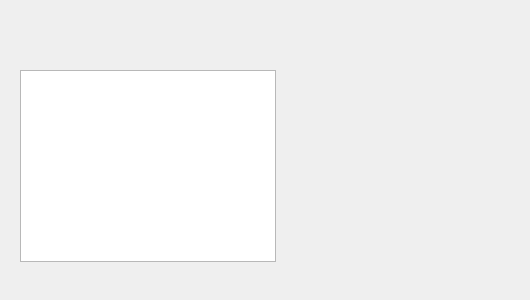
<?xml version="1.0" encoding="UTF-8"?>
<ui version="4.0">
 <class>StatusDialog</class>
 <widget class="QDialog" name="StatusDialog">
  <property name="geometry">
   <rect>
    <x>0</x>
    <y>0</y>
    <width>530</width>
    <height>300</height>
   </rect>
  </property>
  <property name="windowTitle">
   <string>Dialog</string>
  </property>
  <widget class="QTableWidget" name="tableWidget">
   <property name="geometry">
    <rect>
     <x>20</x>
     <y>70</y>
     <width>256</width>
     <height>192</height>
    </rect>
   </property>
  </widget>
 </widget>
 <resources/>
 <connections/>
</ui>
